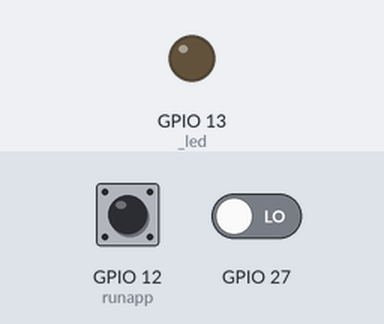
Bench run of a program on a simulated ESP32 board running MicroPython. Parts: output pins drawn as LEDs (lit = HIGH). The test bench sets the inputs (shaded band); at power-on: GPIO 12 (runapp) HIGH, GPIO 27 LOW. No MQTT or app messages arrive unless stated; the clock reads 2024-03-15 10:24:30 at power-on unless the program sets it.

Above: at 0.31 s.
At 5.4 s:
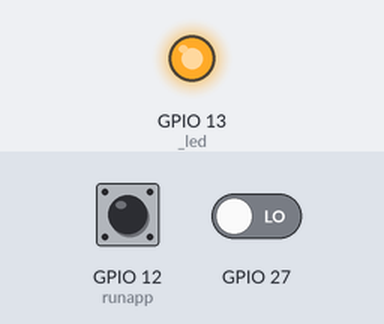
Timing chart, 0 to 13.4 s (numbered marks = the images above):
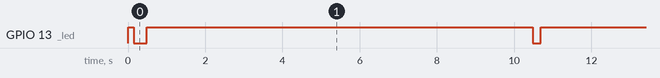

The program:

main.py
```python
from machine import Pin, I2C, reset
import time
from ubinascii import hexlify
from network import WLAN
import os
"""
PIR, TMP36 (analog reading) and ADS1115
"""

CLIENT_ID = 'livingroom'
MQTT_SERVER = "192.168.1.210"
MQTT_USER = 'pusr103'
MQTT_PSWD = '21052017'

ERROR_REBOOT_TIME = 3600 # 1 h = 3600 sec

# PIR - ESP32 pin 27, ESP8266 pin 13.
PIR_PIN = 27 if os.uname().nodename == 'esp32' else 13
PIR_RETRIGGER_TIME = 15 * 60 # 15 min
last_pir_time = 0
last_pir_msg  = "NONE"
last_pir_msg_time = 0
fire_pir_alert = False

class LED:
	""" Abstraction LED Utilisateur pour ESP32 et ESP8266 """
	# User LED set ESP32 is on #13 with direct logic,
	# ESP8266 on pin #0 with reverse Logic
	def __init__( self ):
		import os
		if os.uname().nodename == 'esp32':
			self._led = Pin( 13, Pin.OUT )
			self._reverse = True # LED in direct logic
		else:
			self._led = Pin( 0, Pin.OUT )
			self._reverse = False # LED in reverse logic

	def value( self, value=None ):
		""" contrôle the LED state """
		if value == None:
			if self._reverse:
				return not( self._led.value() )
			else:
				return self._led.value()
		else:
			if self._reverse:
				value = not( value )
			self._led.value( value )

def get_i2c():
	import os
	if os.uname().nodename == 'esp32':
		return I2C( sda=Pin(23), scl=Pin(22) )
	else:
		return I2C( sda=Pin(4), scl=Pin(5) )

runapp = Pin( 12,  Pin.IN, Pin.PULL_UP )
led = LED()
led.value( 1 )

def led_error( step ):
	global led
	t = time.time()
	while ( time.time()-t ) < ERROR_REBOOT_TIME:
		for i in range( 20 ):
			led.value(not(led.value()))
			time.sleep(0.100)
		led.value( 1 )
		time.sleep( 1 )
		for i in range( step ):
			led.value( 0 )
			time.sleep( 0.5 )
			led.value( 1 )
			time.sleep( 0.5 )
		time.sleep( 1 )
	reset()

if runapp.value() != 1:
	from sys import exit
	exit(0)

led.value( 0 )

# --- Main program ---
from umqtt.simple import MQTTClient
try:
	q = MQTTClient( client_id = CLIENT_ID, server = MQTT_SERVER, user = MQTT_USER, password = MQTT_PSWD )
	sMac = hexlify( WLAN().config( 'mac' ) ).decode()
	q.set_last_will( topic="disconnect/%s" % CLIENT_ID , msg=sMac )
	if q.connect() != 0:
		led_error( step=1 )
except Exception as e:
	print( e )
	led_error( step=2 )

# loading libraries
try:
	from ads1x15 import *
	from machine import Pin
except Exception as e:
	print( e )
	led_error( step=3 )

i2c = get_i2c()

#PIR sensor
def pir_activated( p ):
	# print( 'pir activated @ %s' % time.time() )
	global last_pir_time, last_pir_msg, fire_pir_alert
	last_pir_time = time.time()
	fire_pir_alert = (last_pir_msg == "NONE")

# create sensors
try:
	adc = ADS1115( i2c=i2c, address=0x48, gain=0 )
	pir_sensor = Pin( PIR_PIN, Pin.IN )
	pir_sensor.irq( trigger=Pin.IRQ_RISING, handler=pir_activated )
except Exception as e:
	print( e )
	led_error( step=4 )

# announce connection of object to broker
try:
	sMac = hexlify( WLAN().config( 'mac' ) ).decode()
	q.publish( "connect/%s" % CLIENT_ID , sMac )
except Exception as e:
	print( e )
	led_error( step=5 )

import uasyncio as asyncio

def capture_1h():
	""" Capture data and publish messages every hour """
	global q
	global adc
	valeur = adc.read( rate=0, channel1=0 )
	mvolts = valeur * 0.1875
	t = (mvolts - 500)/10
	t = "{0:.2f}".format(t)
	q.publish( "home/inside/livingroom/temp", t )

def heartbeat():
	time.sleep( 0.2 )

def pir_alert():
	global fire_pir_alert, last_pir_msg, last_pir_msg_time
	if fire_pir_alert:
		fire_pir_alert=False
		last_pir_msg = "MOUV"
		last_pir_msg_time = time.time()
		q.publish( "home/inside/livingroom/pir", last_pir_msg )

def pir_update():
	""" Regular update of topic """
	global last_pir_msg, last_pir_msg_time
	if (time.time() - last_pir_msg_time) < PIR_RETRIGGER_TIME:
		return


	if (time.time() - last_pir_time) < PIR_RETRIGGER_TIME:
		msg = "MOUV"
	else:
		msg = "NONE"


	if msg == "NONE" == last_pir_msg:
		return

	#publishing messages
	last_pir_msg = msg
	last_pir_msg_time = time.time()
	q.publish( "maison/rez/salon/pir", last_pir_msg )


async def run_every( fn, min= 1, sec=None):
	global led
	wait_sec = sec if sec else min*60
	while True:
		led.value( 1 )
		try:
			fn()
		except Exception:
			print( "run_every catch exception for %s" % fn)
			raise
		led.value( 0 ) #light LED
		await asyncio.sleep( wait_sec )

async def run_app_exit():
	global runapp
	while runapp.value()==1:
		await asyncio.sleep( 10 )
	return

loop = asyncio.get_event_loop()
loop.create_task( run_every(capture_1h, min=60) )
loop.create_task( run_every(pir_alert, sec=10) )
loop.create_task( run_every(pir_update, min=5))
loop.create_task( run_every(heartbeat, sec=10) )
try:
	loop.run_until_complete( run_app_exit() )
except Exception as e :
	print( e )
	led_error( step=6 )

pir_sensor = Pin( PIR_PIN, Pin.IN )

loop.close()
led.value( 1 ) # turn off LED
```

Measured:
- by itself, GPIO 13 (_led): repeats every 10.2 s: HIGH 10.0 s, LOW 0.20 s
